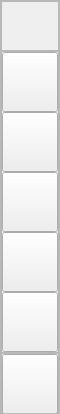
        <widget class="QFrame" name="menu_box">
         <property name="minimumSize">
          <size>
           <width>60</width>
           <height>0</height>
          </size>
         </property>
         <property name="maximumSize">
          <size>
           <width>60</width>
           <height>16777215</height>
          </size>
         </property>
         <property name="frameShape">
          <enum>QFrame::StyledPanel</enum>
         </property>
         <property name="frameShadow">
          <enum>QFrame::Raised</enum>
         </property>
         <layout class="QVBoxLayout" name="verticalLayout_8">
          <property name="spacing">
           <number>0</number>
          </property>
          <property name="leftMargin">
           <number>0</number>
          </property>
          <property name="topMargin">
           <number>0</number>
          </property>
          <property name="rightMargin">
           <number>0</number>
          </property>
          <property name="bottomMargin">
           <number>0</number>
          </property>
          <item>
           <widget class="QFrame" name="top_logo">
            <property name="minimumSize">
             <size>
              <width>0</width>
              <height>50</height>
             </size>
            </property>
            <property name="maximumSize">
             <size>
              <width>16777215</width>
              <height>80</height>
             </size>
            </property>
            <property name="styleSheet">
             <string notr="true"/>
            </property>
            <property name="frameShape">
             <enum>QFrame::StyledPanel</enum>
            </property>
            <property name="frameShadow">
             <enum>QFrame::Raised</enum>
            </property>
            <layout class="QVBoxLayout" name="verticalLayout_9">
             <property name="spacing">
              <number>0</number>
             </property>
             <property name="leftMargin">
              <number>0</number>
             </property>
             <property name="topMargin">
              <number>0</number>
             </property>
             <property name="rightMargin">
              <number>0</number>
             </property>
             <property name="bottomMargin">
              <number>0</number>
             </property>
            </layout>
           </widget>
          </item>
          <item>
           <widget class="QFrame" name="mid_menu">
            <property name="frameShape">
             <enum>QFrame::StyledPanel</enum>
            </property>
            <property name="frameShadow">
             <enum>QFrame::Raised</enum>
            </property>
            <layout class="QVBoxLayout" name="verticalLayout_10">
             <property name="spacing">
              <number>0</number>
             </property>
             <property name="leftMargin">
              <number>0</number>
             </property>
             <property name="topMargin">
              <number>0</number>
             </property>
             <property name="rightMargin">
              <number>0</number>
             </property>
             <property name="bottomMargin">
              <number>0</number>
             </property>
             <item>
              <widget class="QPushButton" name="btn_menu_home">
               <property name="minimumSize">
                <size>
                 <width>0</width>
                 <height>60</height>
                </size>
               </property>
               <property name="maximumSize">
                <size>
                 <width>16777215</width>
                 <height>60</height>
                </size>
               </property>
               <property name="font">
                <font>
                 <family>Arial</family>
                 <pointsize>10</pointsize>
                 <italic>false</italic>
                 <bold>false</bold>
                </font>
               </property>
               <property name="toolTip">
                <string>Home</string>
               </property>
               <property name="styleSheet">
                <string notr="true">background-image: url(:/icons/images/icons/cil-home.png);
</string>
               </property>
               <property name="text">
                <string/>
               </property>
              </widget>
             </item>
             <item>
              <widget class="QPushButton" name="btn_menu_create_dysse">
               <property name="minimumSize">
                <size>
                 <width>0</width>
                 <height>60</height>
                </size>
               </property>
               <property name="maximumSize">
                <size>
                 <width>16777215</width>
                 <height>60</height>
                </size>
               </property>
               <property name="font">
                <font>
                 <family>Arial</family>
                 <pointsize>10</pointsize>
                 <italic>false</italic>
                 <bold>false</bold>
                </font>
               </property>
               <property name="toolTip">
                <string>DYSSE Creator</string>
               </property>
               <property name="styleSheet">
                <string notr="true">background-image: url(:/icons/images/icons/icon_configurador.png);
</string>
               </property>
               <property name="text">
                <string/>
               </property>
              </widget>
             </item>
             <item>
              <widget class="QPushButton" name="btn_menu_reader">
               <property name="minimumSize">
                <size>
                 <width>0</width>
                 <height>60</height>
                </size>
               </property>
               <property name="maximumSize">
                <size>
                 <width>16777215</width>
                 <height>60</height>
                </size>
               </property>
               <property name="font">
                <font>
                 <family>Arial</family>
                 <pointsize>10</pointsize>
                 <italic>false</italic>
                 <bold>false</bold>
                </font>
               </property>
               <property name="toolTip">
                <string>DYSSE Reader</string>
               </property>
               <property name="styleSheet">
                <string notr="true">background-image: url(:/icons/images/icons/search.png);</string>
               </property>
               <property name="text">
                <string/>
               </property>
              </widget>
             </item>
             <item>
              <widget class="QPushButton" name="btn_tab_suggestions">
               <property name="minimumSize">
                <size>
                 <width>0</width>
                 <height>60</height>
                </size>
               </property>
               <property name="maximumSize">
                <size>
                 <width>16777215</width>
                 <height>60</height>
                </size>
               </property>
               <property name="toolTip">
                <string>Suggestions</string>
               </property>
               <property name="styleSheet">
                <string notr="true">background-image: url(:/icons/images/icons/chat_icon.png);</string>
               </property>
               <property name="text">
                <string/>
               </property>
              </widget>
             </item>
             <item>
              <widget class="QPushButton" name="btn_release_notes">
               <property name="minimumSize">
                <size>
                 <width>0</width>
                 <height>60</height>
                </size>
               </property>
               <property name="maximumSize">
                <size>
                 <width>16777215</width>
                 <height>60</height>
                </size>
               </property>
               <property name="toolTip">
                <string>Release Notes</string>
               </property>
               <property name="styleSheet">
                <string notr="true">background-image: url(:/images/images/icons/escrita_icon.png);</string>
               </property>
               <property name="text">
                <string/>
               </property>
              </widget>
             </item>
             <item>
              <widget class="QFrame" name="frame_space_mid_menu">
               <property name="frameShape">
                <enum>QFrame::StyledPanel</enum>
               </property>
               <property name="frameShadow">
                <enum>QFrame::Raised</enum>
               </property>
              </widget>
             </item>
            </layout>
           </widget>
          </item>
          <item>
           <widget class="QFrame" name="bot_menu">
            <property name="minimumSize">
             <size>
              <width>0</width>
              <height>60</height>
             </size>
            </property>
            <property name="maximumSize">
             <size>
              <width>16777215</width>
              <height>60</height>
             </size>
            </property>
            <property name="frameShape">
             <enum>QFrame::StyledPanel</enum>
            </property>
            <property name="frameShadow">
             <enum>QFrame::Raised</enum>
            </property>
            <layout class="QVBoxLayout" name="verticalLayout_11">
             <property name="spacing">
              <number>0</number>
             </property>
             <property name="leftMargin">
              <number>0</number>
             </property>
             <property name="topMargin">
              <number>0</number>
             </property>
             <property name="rightMargin">
              <number>0</number>
             </property>
             <property name="bottomMargin">
              <number>0</number>
             </property>
             <item>
              <widget class="QPushButton" name="btn_logoff">
               <property name="minimumSize">
                <size>
                 <width>0</width>
                 <height>60</height>
                </size>
               </property>
               <property name="maximumSize">
                <size>
                 <width>16777215</width>
                 <height>60</height>
                </size>
               </property>
               <property name="toolTip">
                <string>Logout</string>
               </property>
               <property name="styleSheet">
                <string notr="true">background-image: url(:/icons/images/icons/logout_icon.png);</string>
               </property>
               <property name="text">
                <string/>
               </property>
              </widget>
             </item>
            </layout>
           </widget>
          </item>
         </layout>
        </widget>
